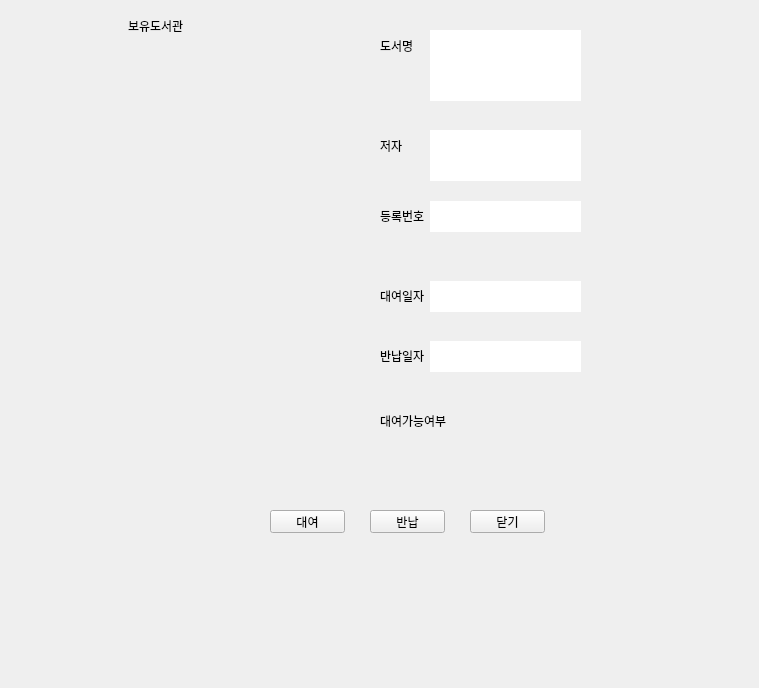
<?xml version="1.0" encoding="UTF-8"?>
<ui version="4.0">
 <class>Dialog_book</class>
 <widget class="QDialog" name="Dialog_book">
  <property name="geometry">
   <rect>
    <x>0</x>
    <y>0</y>
    <width>759</width>
    <height>688</height>
   </rect>
  </property>
  <property name="windowTitle">
   <string>Dialog</string>
  </property>
  <widget class="QLabel" name="lb_img">
   <property name="enabled">
    <bool>true</bool>
   </property>
   <property name="geometry">
    <rect>
     <x>70</x>
     <y>50</y>
     <width>261</width>
     <height>431</height>
    </rect>
   </property>
   <property name="mouseTracking">
    <bool>false</bool>
   </property>
   <property name="frameShape">
    <enum>QFrame::NoFrame</enum>
   </property>
   <property name="text">
    <string/>
   </property>
   <property name="scaledContents">
    <bool>true</bool>
   </property>
   <property name="openExternalLinks">
    <bool>false</bool>
   </property>
  </widget>
  <widget class="QPushButton" name="close_button">
   <property name="geometry">
    <rect>
     <x>470</x>
     <y>510</y>
     <width>75</width>
     <height>23</height>
    </rect>
   </property>
   <property name="text">
    <string>닫기</string>
   </property>
   <property name="autoDefault">
    <bool>false</bool>
   </property>
  </widget>
  <widget class="QPushButton" name="button_return">
   <property name="geometry">
    <rect>
     <x>370</x>
     <y>510</y>
     <width>75</width>
     <height>23</height>
    </rect>
   </property>
   <property name="text">
    <string>반납</string>
   </property>
   <property name="autoDefault">
    <bool>false</bool>
   </property>
  </widget>
  <widget class="QPushButton" name="button_borrow">
   <property name="geometry">
    <rect>
     <x>270</x>
     <y>510</y>
     <width>75</width>
     <height>23</height>
    </rect>
   </property>
   <property name="text">
    <string>대여</string>
   </property>
   <property name="autoDefault">
    <bool>false</bool>
   </property>
  </widget>
  <widget class="QLabel" name="_borrowDate">
   <property name="geometry">
    <rect>
     <x>380</x>
     <y>290</y>
     <width>56</width>
     <height>12</height>
    </rect>
   </property>
   <property name="text">
    <string>대여일자</string>
   </property>
  </widget>
  <widget class="QLabel" name="_returnDate">
   <property name="geometry">
    <rect>
     <x>380</x>
     <y>350</y>
     <width>56</width>
     <height>12</height>
    </rect>
   </property>
   <property name="text">
    <string>반납일자</string>
   </property>
  </widget>
  <widget class="QLabel" name="borrow_check">
   <property name="geometry">
    <rect>
     <x>380</x>
     <y>410</y>
     <width>81</width>
     <height>21</height>
    </rect>
   </property>
   <property name="text">
    <string>대여가능여부</string>
   </property>
  </widget>
  <widget class="QLabel" name="label_borrowcheck">
   <property name="geometry">
    <rect>
     <x>380</x>
     <y>440</y>
     <width>101</width>
     <height>31</height>
    </rect>
   </property>
   <property name="frameShape">
    <enum>QFrame::NoFrame</enum>
   </property>
   <property name="text">
    <string/>
   </property>
  </widget>
  <widget class="QLabel" name="_bookname">
   <property name="geometry">
    <rect>
     <x>380</x>
     <y>40</y>
     <width>56</width>
     <height>12</height>
    </rect>
   </property>
   <property name="text">
    <string>도서명</string>
   </property>
  </widget>
  <widget class="QLabel" name="_writer">
   <property name="geometry">
    <rect>
     <x>380</x>
     <y>140</y>
     <width>56</width>
     <height>12</height>
    </rect>
   </property>
   <property name="text">
    <string>저자</string>
   </property>
  </widget>
  <widget class="QLabel" name="_valuename">
   <property name="geometry">
    <rect>
     <x>380</x>
     <y>210</y>
     <width>56</width>
     <height>12</height>
    </rect>
   </property>
   <property name="text">
    <string>등록번호</string>
   </property>
  </widget>
  <widget class="QTextEdit" name="label_bookname">
   <property name="geometry">
    <rect>
     <x>430</x>
     <y>30</y>
     <width>151</width>
     <height>71</height>
    </rect>
   </property>
   <property name="contextMenuPolicy">
    <enum>Qt::DefaultContextMenu</enum>
   </property>
   <property name="autoFillBackground">
    <bool>false</bool>
   </property>
   <property name="frameShape">
    <enum>QFrame::NoFrame</enum>
   </property>
   <property name="acceptRichText">
    <bool>false</bool>
   </property>
  </widget>
  <widget class="QTextEdit" name="label_writer">
   <property name="geometry">
    <rect>
     <x>430</x>
     <y>130</y>
     <width>151</width>
     <height>51</height>
    </rect>
   </property>
   <property name="contextMenuPolicy">
    <enum>Qt::DefaultContextMenu</enum>
   </property>
   <property name="autoFillBackground">
    <bool>false</bool>
   </property>
   <property name="frameShape">
    <enum>QFrame::NoFrame</enum>
   </property>
  </widget>
  <widget class="QTextEdit" name="label_valuename">
   <property name="geometry">
    <rect>
     <x>430</x>
     <y>201</y>
     <width>151</width>
     <height>31</height>
    </rect>
   </property>
   <property name="contextMenuPolicy">
    <enum>Qt::DefaultContextMenu</enum>
   </property>
   <property name="autoFillBackground">
    <bool>false</bool>
   </property>
   <property name="frameShape">
    <enum>QFrame::NoFrame</enum>
   </property>
  </widget>
  <widget class="QTextEdit" name="label_borrowDate">
   <property name="geometry">
    <rect>
     <x>430</x>
     <y>281</y>
     <width>151</width>
     <height>31</height>
    </rect>
   </property>
   <property name="contextMenuPolicy">
    <enum>Qt::DefaultContextMenu</enum>
   </property>
   <property name="autoFillBackground">
    <bool>false</bool>
   </property>
   <property name="frameShape">
    <enum>QFrame::NoFrame</enum>
   </property>
   <property name="acceptRichText">
    <bool>false</bool>
   </property>
  </widget>
  <widget class="QTextEdit" name="label_returnDate">
   <property name="geometry">
    <rect>
     <x>430</x>
     <y>341</y>
     <width>151</width>
     <height>31</height>
    </rect>
   </property>
   <property name="contextMenuPolicy">
    <enum>Qt::DefaultContextMenu</enum>
   </property>
   <property name="autoFillBackground">
    <bool>false</bool>
   </property>
   <property name="frameShape">
    <enum>QFrame::NoFrame</enum>
   </property>
   <property name="acceptRichText">
    <bool>false</bool>
   </property>
  </widget>
  <widget class="QLabel" name="_libname">
   <property name="geometry">
    <rect>
     <x>128</x>
     <y>16</y>
     <width>71</width>
     <height>20</height>
    </rect>
   </property>
   <property name="text">
    <string>보유도서관</string>
   </property>
  </widget>
  <widget class="QLabel" name="label_lib">
   <property name="geometry">
    <rect>
     <x>200</x>
     <y>10</y>
     <width>101</width>
     <height>31</height>
    </rect>
   </property>
   <property name="frameShape">
    <enum>QFrame::NoFrame</enum>
   </property>
   <property name="text">
    <string/>
   </property>
  </widget>
 </widget>
 <resources/>
 <connections/>
</ui>
